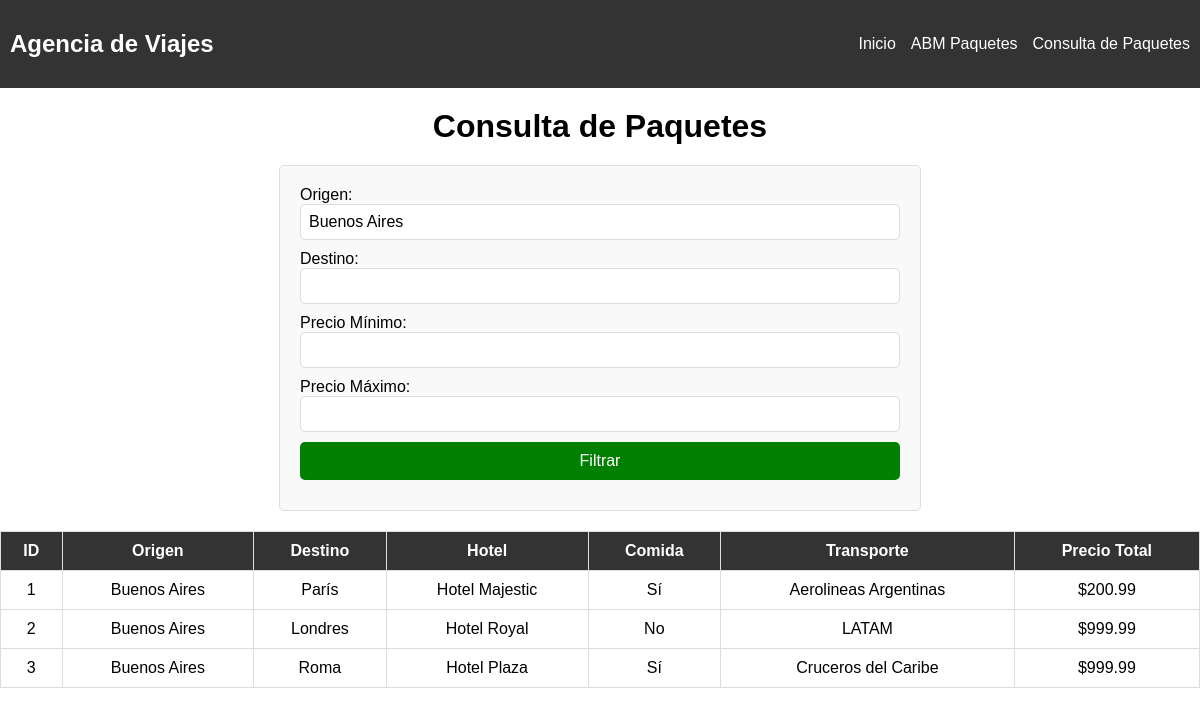
Screenshot of /php/consulta_paquetes.php?origen=Buenos Aires with the database file from the repository.
### tables this page shows
CREATE TABLE `paquete` (
  `id_paquete` int(11) NOT NULL,
  `id_viaje` int(11) NOT NULL,
  `id_hotel` int(11) NOT NULL,
  `id_comida` int(11) NOT NULL,
  `id_transporte` int(11) NOT NULL,
  `precio_total` decimal(5,2) NOT NULL
);

CREATE TABLE `viaje` (
  `id_viaje` int(11) NOT NULL,
  `destino` varchar(50) NOT NULL,
  `origen` varchar(50) NOT NULL,
  `fechasalida` date NOT NULL,
  `fechallegada` date NOT NULL,
  `precio` decimal(5,2) NOT NULL,
  `numplazas` int(11) NOT NULL
);

CREATE TABLE `hotel` (
  `id_hotel` int(11) NOT NULL,
  `nombre` varchar(50) NOT NULL,
  `categoria` enum('1 estrella','2 estrellas','3 estrellas','4 estrellas','5 estrellas') NOT NULL,
  `numhabfam` int(11) NOT NULL,
  `numhabsec` int(11) NOT NULL,
  `numhabdobl` int(11) NOT NULL
);

CREATE TABLE `transporte` (
  `id_transporte` int(11) NOT NULL,
  `compania` varchar(100) NOT NULL,
  `tipotransp` enum('Aéreo','Terrestre','Marítimo') NOT NULL,
  `origen` varchar(50) NOT NULL,
  `destino` varchar(50) NOT NULL,
  `horasalida` time NOT NULL,
  `horallegada` time NOT NULL,
  `fechasalida` date NOT NULL,
  `fechallegada` date NOT NULL
);

### php/consulta_paquetes.php (the view, shortened to what this page needs)
<?php
$host = "localhost";
$usuario = "root";
$password = "";
$base_datos = "agencia_viajes";
$conn = new mysqli($host, $usuario, $password, $base_datos);
$filtro_origen = $_GET['origen'] ?? '';
$filtro_destino = $_GET['destino'] ?? '';
$filtro_precio_min = $_GET['precio_min'] ?? '';
$filtro_precio_max = $_GET['precio_max'] ?? '';
$query = "SELECT p.id_paquete, v.origen, v.destino, h.nombre AS hotel, c.todo_incluido,
                 t.compania, p.precio_total
          FROM paquete p
          JOIN viaje v ON p.id_viaje = v.id_viaje
          JOIN hotel h ON p.id_hotel = h.id_hotel
          JOIN comida c ON p.id_comida = c.id_comida
          JOIN transporte t ON p.id_transporte = t.id_transporte
          WHERE 1 = 1";
if (!empty($filtro_origen)) {
    $query .= " AND v.origen LIKE '%$filtro_origen%'";
}
$paquetes = $conn->query($query);
?>
<link rel="stylesheet" href="../css/styles.css">
    <header>
        <h2>Agencia de Viajes</h2>
        <ul>
            <li><a href="../index.php">Inicio</a></li>
            <li><a href="abm_paquetes.php">ABM Paquetes</a></li>
            <li><a href="consulta_paquetes.php">Consulta de Paquetes</a></li>
        </ul>
    </header>
    <h1>Consulta de Paquetes</h1>
    <form method="get" action="consulta_paquetes.php">
        <label for="origen">Origen:</label>
        <input type="text" name="origen" value="<?= htmlspecialchars($filtro_origen) ?>">
        <label for="destino">Destino:</label>
        <input type="text" name="destino" value="<?= htmlspecialchars($filtro_destino) ?>">
        <label for="precio_min">Precio Mínimo:</label>
        <input type="number" name="precio_min" value="<?= htmlspecialchars($filtro_precio_min) ?>">
        <label for="precio_max">Precio Máximo:</label>
        <input type="number" name="precio_max" value="<?= htmlspecialchars($filtro_precio_max) ?>">
        <button type="submit">Filtrar</button>
    </form>
    <table>
        <thead>
            <tr>
                <th>ID</th>
                <th>Origen</th>
                <th>Destino</th>
                <th>Hotel</th>
                <th>Comida</th>
                <th>Transporte</th>
                <th>Precio Total</th>
            </tr>
        </thead>
        <tbody>
            <?php if ($paquetes->num_rows > 0): ?>
                <?php while ($row = $paquetes->fetch_assoc()): ?>
                    <tr>
                        <td><?= $row['id_paquete'] ?></td>
                        <td><?= $row['origen'] ?></td>
                        <td><?= $row['destino'] ?></td>
                        <td><?= $row['hotel'] ?></td>
                        <td><?= $row['todo_incluido'] ? 'Sí' : 'No' ?></td>
                        <td><?= $row['compania'] ?></td>
                        <td>$<?= $row['precio_total'] ?></td>
                    </tr>
                <?php endwhile; ?>
            <?php else: ?>
                <tr>
                    <td colspan="7">No se encontraron resultados</td>
                </tr>
            <?php endif; ?>
        </tbody>
    </table>
</body>
</html>

### css/styles.css (style rules this page uses)
header { background-color: #333; padding: 10px; color: white; display: flex; justify-content: space-between; align-items: center; }
header ul { list-style: none; display: flex; gap: 15px; margin: 0; }
header li { display: inline; }
header a { color: white; text-decoration: none; }
h1 { text-align: center; margin: 20px 0; }
table { width: 100%; border-collapse: collapse; margin: 20px auto; }
th, td { padding: 10px; text-align: center; border: 1px solid #ddd; }
th { background-color: #333; color: white; }
form { width: 50%; margin: 20px auto; padding: 20px; border: 1px solid #ddd; border-radius: 5px; background-color: #f9f9f9; }
label { font-size: 16px; margin-bottom: 5px; }
input, select, button { font-size: 16px; display: block; width: 100%; margin-bottom: 10px; padding: 8px; border: 1px solid #ddd; border-radius: 5px; }
button { padding: 10px; background-color: green; color: white; border: none; border-radius: 5px; cursor: pointer; }

### rows the page displays
paquete: id_paquete "1", id_viaje.origen "Buenos Aires", id_viaje.destino "París", id_hotel.nombre "Hotel Majestic", shows "Sí", id_transporte.compania "Aerolineas Argentinas", precio_total "200.99"
paquete: id_paquete "2", id_viaje.origen "Buenos Aires", id_viaje.destino "Londres", id_hotel.nombre "Hotel Royal", shows "No", id_transporte.compania "LATAM", precio_total "999.99"
paquete: id_paquete "3", id_viaje.origen "Buenos Aires", id_viaje.destino "Roma", id_hotel.nombre "Hotel Plaza", shows "Sí", id_transporte.compania "Cruceros del Caribe", precio_total "999.99"
